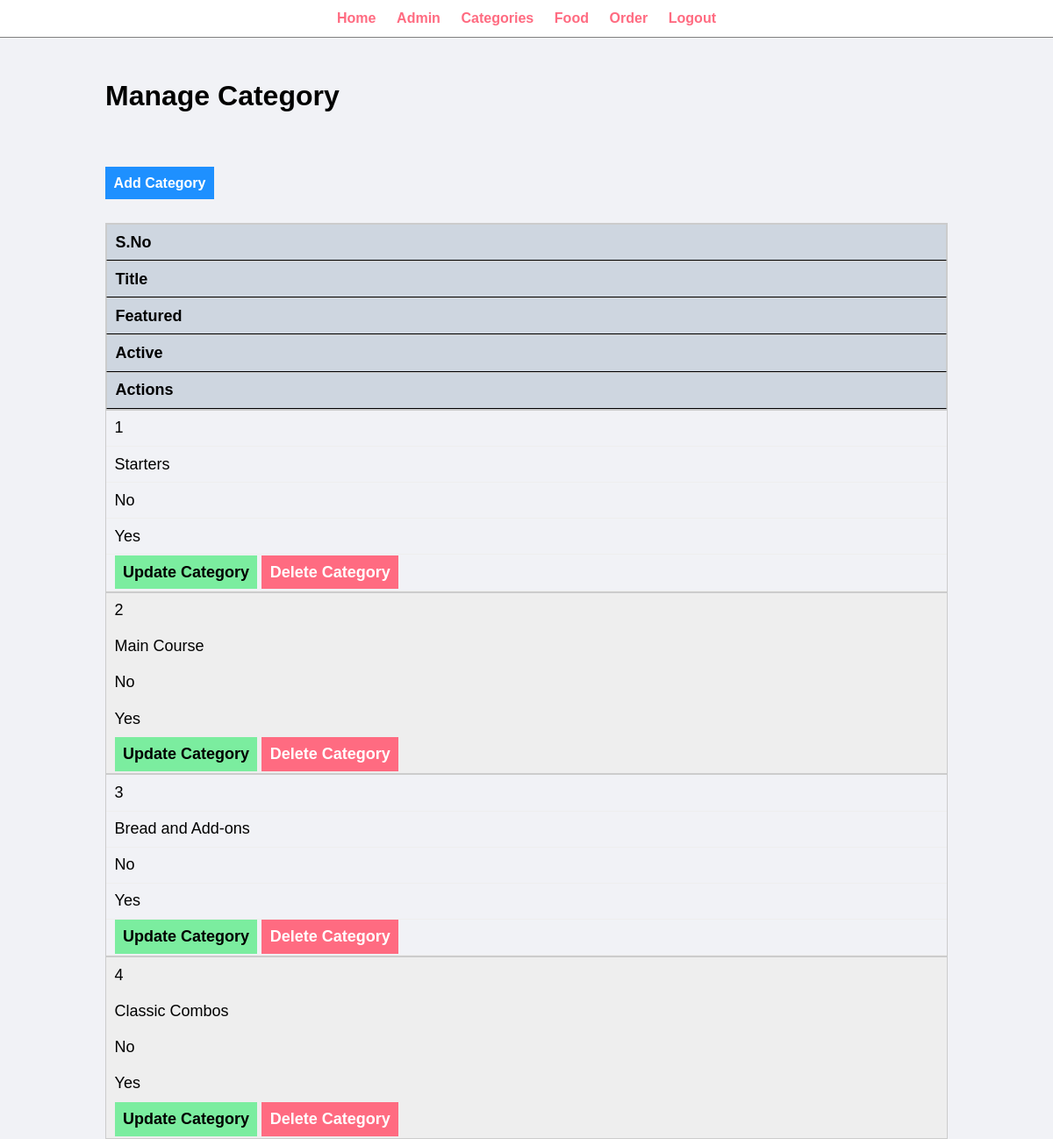
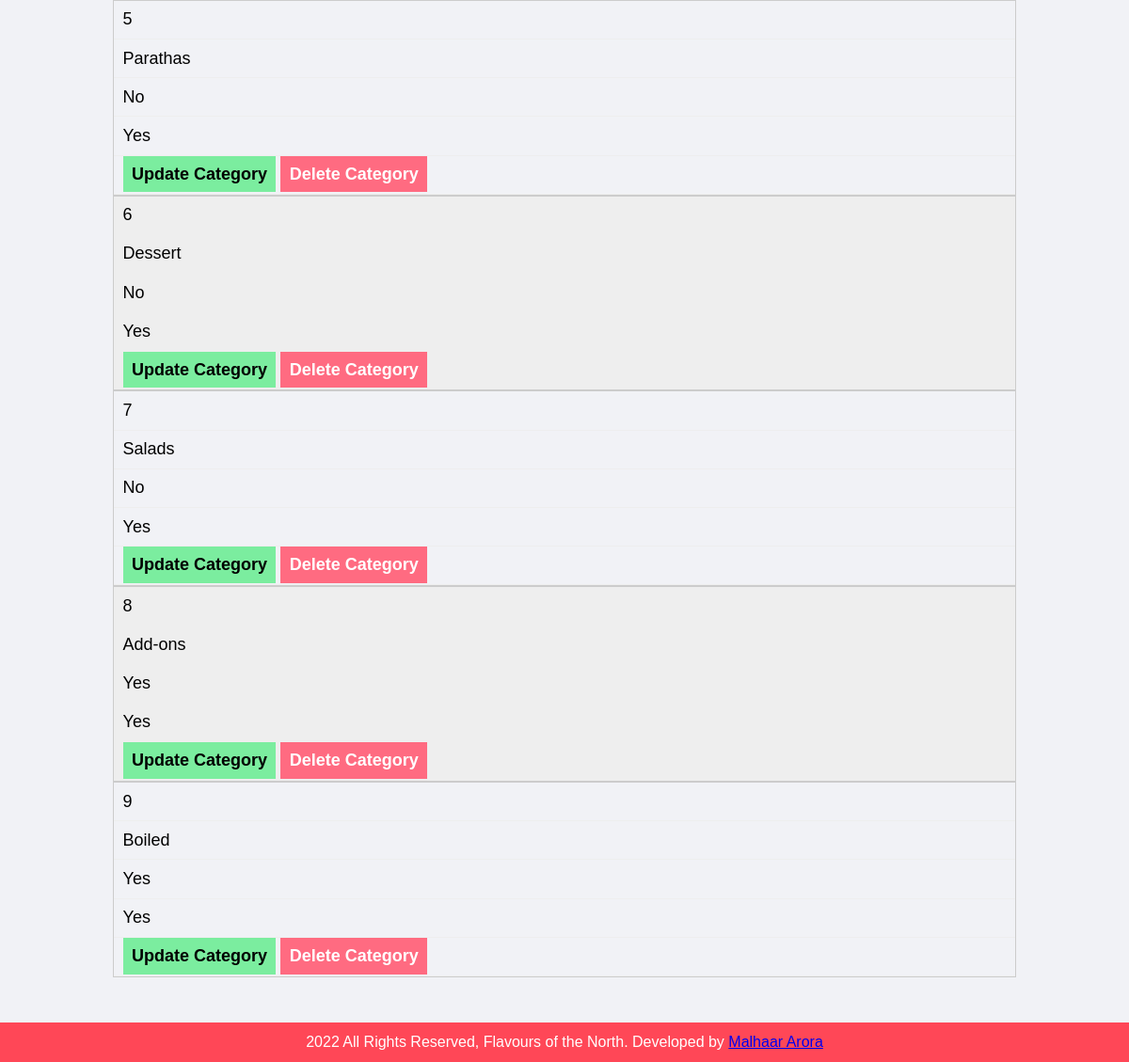
Screenshot of /food_order/admin/manage-category.php (signed in) with the database file from the repository (2 pictures, top to bottom).
### tables this page shows
CREATE TABLE `tbl_category` (
  `id` int(10) UNSIGNED NOT NULL,
  `title` varchar(100) NOT NULL,
  `featured` varchar(10) NOT NULL,
  `active` varchar(10) NOT NULL
);

### food_order/admin/manage-category.php (the view, shortened to what this page needs)
<?php include("partials/menu.php"); ?>
<div class="main-content">
    <div class="wrapper">
        <h1>Manage Category</h1>
        <br><br>
        <br><br>
        <a href="<?php echo SITEURL?>admin/add-category.php" class="btn-primary">Add Category</a>
        <br><br><br>
        <table class="tbl-full">
            <tr>
                <th>S.No</th>
                <th>Title</th>
                <th>Featured</th>
                <th>Active</th>
                <th>Actions</th>
            </tr>
            <?php
                $sql = "SELECT * FROM tbl_category";
                $res = mysqli_query($conn, $sql);
                $count = mysqli_num_rows($res);
                $sn = 1;
                if ($count > 0) {
                    while ($row = mysqli_fetch_assoc($res)) {
                        $title = $row['title'];
                        $featured = $row['featured'];
                        $active = $row['active'];
                        ?>
                        <tr>
                            <td><?php echo $sn++ ?></td>
                            <td><?php echo $title; ?></td>
                            <td><?php echo $featured ?></td>
                            <td><?php echo $active ?></td>
                            <td>
                                <a href="#" class="btn-secondary">Update Category</a>
                                <a href="<?php echo SITEURL; ?>admin/delete-category.php" class="btn-danger">Delete Category</a>
                            </td>
                        </tr>
                        <?php
                    }
                } else {
                    ?>
                    <tr>
                        <td colspan=6><div class="error">No Category Added</div></td>
                    </tr>
                    <?php
                }
            ?>
        </table>
    </div>
</div>
<?php include("partials/footer.php"); ?>

### food_order/css/admin.css (style rules this page uses)
* { margin: 0; padding: 0; font-family: Arial, Helvetica, sans-serif; }
.wrapper { padding: 1%; width: 80%; margin: 0 auto; }
.tbl-full { width: 100%; }
table tr th { border-bottom: 1px solid black; padding: 1%; text-align: left; }
table tr td { padding: 1%; }
.btn-primary { background-color: #1e90ff; padding: 1%; color: white; text-decoration: none; font-weight: bold; }
.btn-secondary { background-color: #7bed9f; padding: 1%; color: black; text-decoration: none; font-weight: bold; }
.btn-danger { background-color: #ff6b81; padding: 1%; color: white; text-decoration: none; font-weight: bold; }
.main-content { background-color: #f1f2f6; padding: 3% 0; }
tr:nth-of-type(odd) { background: #eee; }
th { background: #ced6e0; color: black; font-weight: bold; }
td, th { padding: 10px; border: 1px solid #ccc; text-align: left; font-size: 18px; }
@media only screen and (max-width: 760px),
(min-device-width: 768px) and (max-device-width: 1024px) { table { width: 100%; } }
@media only screen and (max-width: 760px),
(min-device-width: 768px) and (max-device-width: 1024px) { table, thead, tbody, th, td, tr { display: block; } }
@media only screen and (max-width: 760px),
(min-device-width: 768px) and (max-device-width: 1024px) { tr { border: 1px solid #ccc; } }
@media only screen and (max-width: 760px),
(min-device-width: 768px) and (max-device-width: 1024px) { td { border: none; border-bottom: 1px solid #eee; position: relative; padding-left: 50%; } }
@media only screen and (max-width: 760px),
(min-device-width: 768px) and (max-device-width: 1024px) { td:before { position: absolute; top: 6px; left: 6px; width: 45%; padding-right: 10px; white-space: nowrap; content: attr(data-column); color: #000; font-weight: bold; } }

### rows the page displays
tbl_category: title "Starters", featured "No", active "Yes"
tbl_category: title "Main Course", featured "No", active "Yes"
tbl_category: title "Bread and Add-ons", featured "No", active "Yes"
tbl_category: title "Classic Combos", featured "No", active "Yes"
tbl_category: title "Parathas", featured "No", active "Yes"
tbl_category: title "Dessert", featured "No", active "Yes"
tbl_category: title "Salads", featured "No", active "Yes"
tbl_category: title "Add-ons", featured "Yes", active "Yes"
tbl_category: title "Boiled", featured "Yes", active "Yes"
